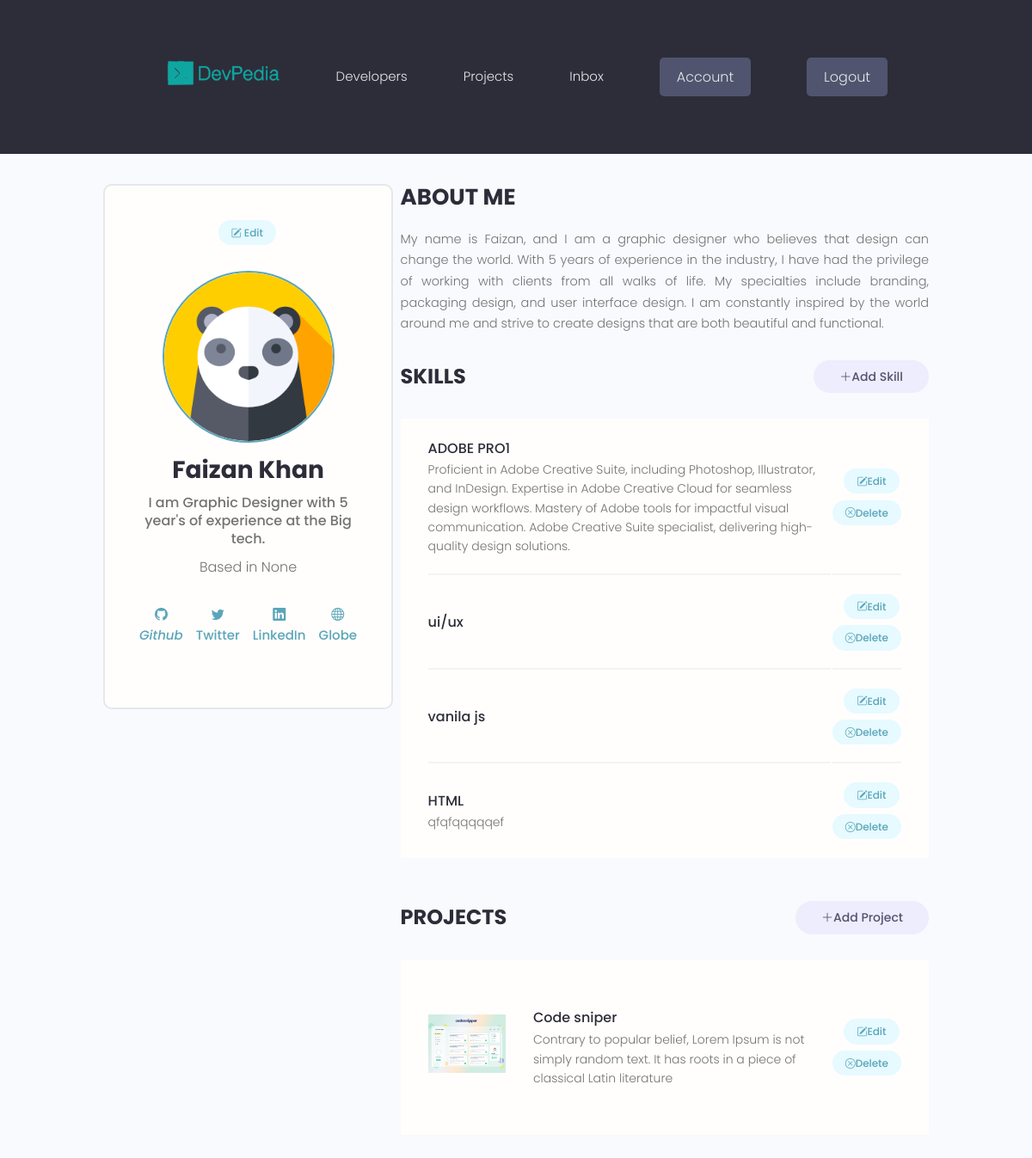
/account/ (signed in), run on the app's committed database.
### users/models.py (models this page shows, shortened)
class Profile(models.Model):
    user=models.OneToOneField(User,on_delete=models.CASCADE,null=True,blank=True)
    name=models.CharField(max_length=200,blank=True,null=True)
    email=models.EmailField(max_length=500,blank=True,null=True)
    username=models.CharField(max_length=200,blank=True,null=True)
    location=models.CharField(max_length=200,blank=True,null=True)
    short_intro=models.CharField(max_length=200,blank=True,null=True)
    bio=models.TextField(blank=True,null=True)
    Profile_image=models.ImageField(null=True,blank=True,upload_to='profiles/',default='profiles/panda.png')
    social_github=models.CharField(max_length=300,blank=True,null=True)
    social_twitter=models.CharField(max_length=300,blank=True,null=True)
    social_linkedin=models.CharField(max_length=300,blank=True,null=True)
    social_website=models.CharField(max_length=300,blank=True,null=True)
    created=models.DateTimeField(auto_now_add=True)
    id=models.UUIDField(default=uuid.uuid4,unique=True,
                        primary_key=True,editable=False)

class Skill(models.Model):
    owner=models.ForeignKey(Profile,on_delete=models.CASCADE,null=True,blank=True)#foreign key
    name=models.CharField(max_length=200,blank=True,null=True)
    description=models.TextField(null=True,blank=True)
    created=models.DateTimeField(auto_now_add=True)
    id=models.UUIDField(default=uuid.uuid4,unique=True,
                        primary_key=True,editable=False)
    """1. Understanding the Reverse Relationship

     When you define owner = models.ForeignKey(Profile, ...) in the Skill model,
     Django creates a reverse relationship on the Profile model.
     By default, the name of this reverse relationship is skill_set (the model name in lowercase, followed by _set).

     2. Accessing Skills from a Profile Object
     To access the skills associated with a specific Profile object,
     profile=Profile.object.filter(name='Faheed Khan')        ->profile object
     you can use profile.skill_set.all(). This will return a
     queryset containing all Skill objects that have the given Profile as their owner.
   """

### projects/models.py (models this page shows, shortened)
class Project(models.Model):
    owner=models.ForeignKey(Profile,null=True,blank=True,on_delete=models.SET_NULL)
    title=models.CharField(max_length=200)
    description=models.TextField(null=True,blank=True)
    featured_image=models.ImageField(null=True,blank=True,default='default.jpg')
    demo_link=models.CharField(max_length=2000,null=True,blank=True)
    source_link=models.CharField(max_length=2000,null=True,blank=True)
    tags=models.ManyToManyField('Tag',blank=True)
    vote_total=models.IntegerField(default=0,null=True,blank=True)
    vote_ratio=models.IntegerField(default=0,null=True,blank=True)
    created=models.DateTimeField(auto_now_add=True)
    id=models.UUIDField(default=uuid.uuid4,unique=True,
                        primary_key=True,editable=False)

### users/views.py (the view)
# urls.py: path('account/',views.userAccount,name='account'),
@login_required(login_url='login')
def userAccount(request):                  #request.user->logged in user
    profile=request.user.profile
    skills=profile.skill_set.all()
    projects=profile.project_set.all()
    context={
        'profile':profile,
        'skills':skills,
        'projects':projects
    }
    return render(request,'users/account.html',context)

### users/templates/users/account.html
{%extends 'main.html'%}
{%block content%}
  <main class="settingsPage profile my-md">
    <div class="container">
      <div class="layout">
        <div class="column column--1of3">
          <div class="card text-center">
            <div class="card__body dev">
              <a class="tag tag--pill tag--main settings__btn" href="{% url 'edit-account' %}"><i class="bi bi-pencil-square"></i> Edit</a>
              <img class="avatar avatar--xl dev__avatar" src="{{profile.Profile_image.url}}" />
              <h2 class="dev__name">{{profile.name}}</h2>
              <p class="dev__title">{{profile.short_intro}}</p>
              <p class="dev__location">Based in {{profile.location}}</p>
              <ul class="dev__social">
                {%if profile.social_github %}
                <li>
                  <a title="Github" href="{{profile.social_github}}" target="_blank"><i class="bi bi-github">Github</i></a>
                </li>
                {%endif%}
                {%if profile.social_twitter%}
                <li>
                  <a title="Twitter" href="{{profile.social_twitter}}" target="_blank"><i class="bi bi-twitter"></i> Twitter</a>
                </li>
                {%endif%}
                {%if profile.social_linkedin%}
                <li>
                  <a title="LinkedIn" href="{{profile.social_linkedin}}" target="_blank"><i class="bi bi-linkedin"></i> LinkedIn</a>
                </li>
                {%endif%}
                {%if profile.social_website%}
                <li>
                  <a title="Personal Website" href="{{profile.social_website}}" target="_blank"><i class="bi bi-globe"></i> Globe</a>
                </li>
                {%endif%}
              </ul>
            </div>
          </div>
        </div>
        <div class="column column--2of3">
          <div class="devInfo">
            <h3 class="devInfo__title">About Me</h3>
            <p class="devInfo__about">
              {{profile.bio}}
            </p>
          </div>
          <div class="settings">
            <h3 class="settings__title">Skills</h3>
            <a class="tag tag--pill tag--sub settings__btn tag--lg" href="{%url 'create-skill' %}"><i class="bi bi-plus-lg"></i> Add Skill</a>
          </div>
          <table class="settings__table">
            {% for skill in  skills%}
            <tr>
              <td class="settings__tableInfo">
                <h4>{{skill.name}}</h4>
                <p>
                  {{skill.description}}
                </p>
              </td>
              <td class="settings__tableActions">
                <a class="tag tag--pill tag--main settings__btn" href="{% url 'update-skill' skill.id %}"><i class="bi bi-pencil-square"></i> Edit</a>
                <a class="tag tag--pill tag--main settings__btn" href="{% url 'delete-skill' skill.id %}?next=/account"><i class="bi bi-x-circle"></i> Delete</a>
              </td>
            </tr>
            {%endfor%}
          </table>
          <div class="settings">
            <h3 class="settings__title">Projects</h3>
            <a class="tag tag--pill tag--sub settings__btn tag--lg" href="{% url 'create-project' %}"><i class="bi bi-plus-lg"></i> Add Project</a>
          </div>
          <table class="settings__table">
            {% for project in projects %}
            <tr>
              <td class="settings__thumbnail">
                <a href="{% url 'project' project.id %}"><img src="{{project.featured_image.url}}" alt="Project Thumbnail" /></a>
              </td>
              <td class="settings__tableInfo">
                <a href="{% url 'project' project.id %}">{{project.title}}</a>
                <p>
                  {{project.description|slice:"120"}}
                </p>
              </td>
              <td class="settings__tableActions">
                <a class="tag tag--pill tag--main settings__btn" href="{% url 'update-project' project.id %}"><i class="bi bi-pencil-square"></i> Edit</a>
                <a class="tag tag--pill tag--main settings__btn" href="{% url 'delete-project' project.id %}?next=/account"><i class="bi bi-x-circle"></i> Delete</a>
              </td>
            </tr>
            {% endfor %}
          </table>
        </div>
      </div>
    </div>
  </main>
{%endblock content%}

### static/styles/app.css (style rules this page uses)
:root { --color-sub: #2d2d39; }
.card { border: 2px solid var(--color-light); }
img { width: 100%; }
.profile .card > .dev { padding: 4rem; }
.dev__avatar { display: block; margin: auto; }
.dev__name { color: var(--color-sub); font-size: 2.8rem; font-weight: 700; margin-top: 1rem; margin-bottom: 0.5rem; }
.dev__title { font-size: 1.6rem; font-weight: 500; line-height: 1.3; }
.dev__location { margin-top: 1rem; }
.dev__social { margin: 3rem 0; list-style: none; display: flex; justify-content: center; gap: 1.5rem; }
.devInfo { margin-bottom: 3rem; }
.devInfo__title, .devInfo__subtitle { font-size: 2.6rem; color: var(--color-sub); text-transform: uppercase; font-weight: 700; margin-bottom: 1.5rem; }
.devInfo__about, .devSkill__info { font-size: 1.45rem; line-height: 1.7; text-align: justify; }
.settingsPage .dev > .settings__btn { display: inline-block; margin-bottom: 3rem; }
.settings { display: flex; justify-content: space-between; align-items: center; }
.settings__title { font-size: 2.4rem; text-transform: uppercase; font-weight: 700; color: var(--color-sub); }
.settings__table { margin-top: 3rem; margin-bottom: 5rem; padding: 0 3rem; background: var(--color-white); }
.settings__table tr { width: 100%; }
.settings__table tr > td { padding: 2rem 0; }
.settings__table tr:not(:last-child) td { border-bottom: 2px solid var(--color-white-light); }
.settings__thumbnail { width: 23%; min-width: 10rem; }
.settings__thumbnail img { padding-right: 3rem; height: 15rem; object-fit: contain; }
.settings__tableInfo { width: 100%; }
.settings__tableInfo h4, .settings__tableInfo a { padding-right: 1rem; width: auto; font-size: 1.6rem; font-weight: 500; color: var(--color-sub); }
.settings__tableInfo p { font-size: 1.4rem; }
.settings__tableActions { text-align: right; }

### static/uikit/styles/modules/_variables.css (style rules this page uses)
:root { --color-main: #5aa5b9; --color-main-light: #e6faff; --color-sub: #3f4156; --color-sub-light: #51546e; --color-sub-lighter: #ededfd; --color-text: #737373; --color-gray: #8b8b8b; --color-light: #e5e7eb; --color-light-gray: #767676; --color-bg: #f8fafd; --color-white: #fffefd; --color-white-light: #f3f3f3; --color-success: #359e64; --color-success-bg: #def8e8; --color-error: #fc4b0b; --color-error-bg: #fff2ee; --font-base: 'Poppins', arial, helvetica, 'Segoe UI', roboto, ubuntu, sans-serif; --font-monospace: 'Fira Code', 'Courier New', courier, monospace; --font-regular: 300; --font-medium: 500; --font-bold: 700; --generic-shadow: 1px 1px 5px #00000010; --generic-transition: all 0.3s ease-in-out; }

### static/uikit/styles/modules/_base.css (style rules this page uses)
* { margin: 0; padding: 0; box-sizing: border-box; text-rendering: optimizeLegibility; color: inherit; font-size: inherit; }
html { font-size: 50%; }
@media only screen and (min-width: 480px) { html { font-size: 56.25%; } }
@media only screen and (min-width: 1200px) { html { font-size: 62.5%; } }
body { line-height: 1.6; font-weight: 400; font-size: 1.5rem; color: var(--color-text); background-color: var(--color-bg); min-height: 100vh; }

### static/uikit/styles/modules/_typography.css (style rules this page uses)
* { font-family: var(--font-base); }
h2 { font-size: 3.6rem; font-weight: var(--font-bold); }
h3 { font-size: 3.2rem; font-weight: var(--font-medium); }
h4 { font-size: 2.8rem; font-weight: var(--font-medium); }
p, span, strong { font-size: 1.6rem; color: var(--color-text); font-weight: var(--font-regular); }
a { padding-bottom: 2px; text-decoration: none; display: inline-block; color: var(--color-main); font-weight: var(--font-medium); }

### static/uikit/styles/modules/_utilities.css (style rules this page uses)
.container { width: 92%; max-width: 165rem; margin: 0 auto; box-sizing: border-box; }
@media screen and (min-width: 1000px) { .container { width: 90%; } }
@media screen and (min-width: 1200px) { .container { width: 80%; } }
.text-center { text-align: center; }
.my-md { margin: 3rem auto; }

### static/uikit/styles/modules/_avatar.css (style rules this page uses)
.avatar { border-radius: 50%; border: 2px solid var(--color-main); object-fit: cover; }
.avatar--xl { height: 20rem; width: 20rem; }

### static/uikit/styles/modules/_card.css (style rules this page uses)
.card { border-radius: 1rem; background-color: var(--color-white); border: 1.5px solid var(--color-light); width: auto; height: auto; margin-top: 0.5rem; margin-bottom: 0.5rem; overflow: hidden; }
.card__body, .card__header { padding: 2rem 2.5rem; }

### static/uikit/styles/modules/_layout.css (style rules this page uses)
.layout { display: flex; flex-flow: row wrap; justify-content: space-between; }
.layout > .column { margin-bottom: 3rem; }
.layout > .column.column--1of3 { flex-basis: 30%; }
.layout > .column.column--2of3 { flex-basis: 64%; }

### data on the page
Profile: Profile_image (picture), name "Faizan Khan", short_intro "I am Graphic Designer with 5 year's of experience at the Big tech.", location "None", bio "My name is Faizan, and I am a graphic designer who believes that design can change the world. With 5 years of experience in the industry, I have had the privilege of working with clients from all walks of life. My specialties include branding, packaging design, and user interface design. I am constantly inspired by the world around me and strive to create designs that are both beautiful and functional."
Skill: name "ADOBE PRO1", description "Proficient in Adobe Creative Suite, including Photoshop, Illustrator, and InDesign. Expertise in Adobe Creative Cloud for seamless design workflows. Mastery of Adobe tools for impactful visual communication. Adobe Creative Suite specialist, delivering high-quality design solutions."
Skill: name "ui/ux"
Skill: name "vanila js"
Skill: name "HTML", description "qfqfqqqqqef"
Project: featured_image (picture), title "Code sniper", description "Contrary to popular belief, Lorem Ipsum is not simply random text. It has roots in a piece of classical Latin literature"
